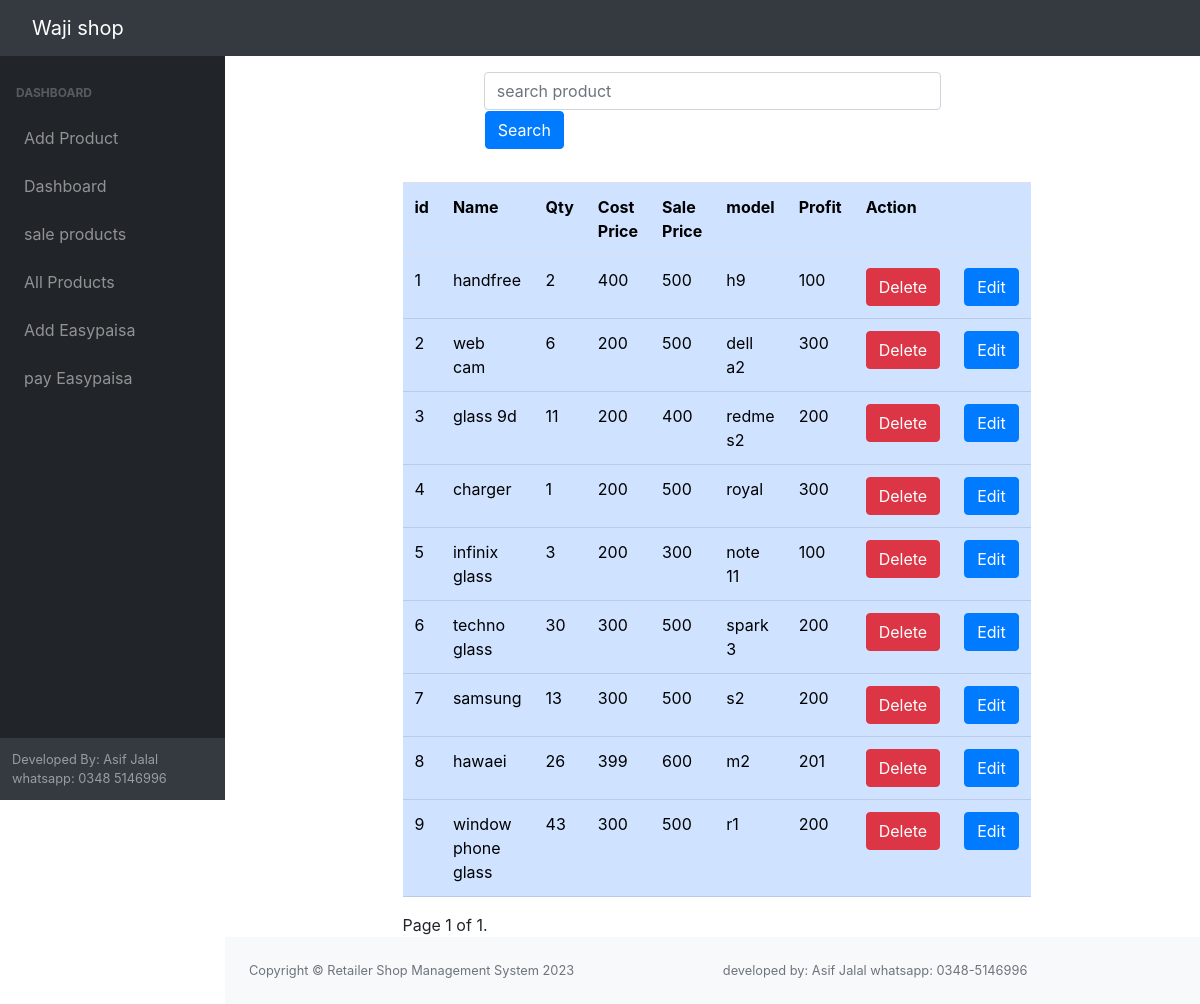
The app's page /productList/ with its own data.
### home/models.py (models this page shows, shortened)
class Product(models.Model):
    name=models.CharField(max_length=100)
    costprice=models.IntegerField()
    saleprice=models.IntegerField()
    qty=models.IntegerField(default=1)
    prod_model=models.CharField(max_length=50, null=True)
    profit=models.IntegerField(default=0)
    countsoldProduct=models.IntegerField(default=0)

### home/views.py (the view)
# urls.py: path('productList/', ListProductView.as_view(),name='productlist'),
class ListProductView(ListView):
    model=Product
    context_object_name='products'
    paginate_by=10
    fields=['name', 'qty','costprice','saleprice','prod_model']

### home/templates/home/product_list.html (shortened to what this page needs)
{%extends 'home/base.html'%}
{%block content%}
<div class="container">
    <div class="row">
        <div class="col-sm-3">
        </div>
        <div class="col-sm-6">
            <p class="text-center">
            <form action="{%url 'searchproduct'%}" method="get">
                <table class="">
                    <tr>
                        <input type="text" list="productlist" placeholder="search product" name="name" class="form-control mt-3">
                        <td><p class="text-center"><button type="submit" class="btn btn-primary">Search</button></p></td>
                    </tr>
                </table>
            </form>
            </p>
        </div>
        <div class="col-sm-3">
        </div>
    </div>
    <div class="row">
        <div class="col-sm-2">
        </div>
        <div class="col-sm-8">
            <table class="table table-primary" style="overflow: hidden;">
                <tr>
                    <th>id</th>
                    <th>Name</th>
                    <th>Qty</th>
                    <th>Cost Price</th>
                    <th>Sale Price</th>
                    <th>model</th>
                    <th>Profit</th>
                    <th colspan="2">Action</th>
                </tr>
                {%for product in products%}
                <tr>
                    <td>{{product.id}}</td>
                    <td>{{product.name}}</td>
                    <td>{{product.qty}}</td>
                    <td>{{product.costprice}}</td>
                    <td>{{product.saleprice}}</td>
                    <td>{{product.prod_model}}</td>
                    <td>{{product.profit}}</td>
                    <td><a href="{%url 'deleteproduct' product.id %}" class="btn btn-danger">Delete</a></td>
                    <td><a href="{%url 'updateproduct' product.id%}" class="btn btn-primary">Edit</a></td>
                </tr>
                {%endfor%}
            </table>
            <div class="pagination">
                <span class="step-links">
                    <span class="current">
                        Page {{ page_obj.number }} of {{ page_obj.paginator.num_pages }}.
                    </span>
                </span>
            </div>
        </div>
        <div class="col-sm-2"></div>
    </div>
</div>
{%endblock%}

### records on screen
Product: id "1", name "handfree", qty "2", costprice "400", saleprice "500", prod_model "h9", profit "100"
Product: id "2", name "web cam", qty "6", costprice "200", saleprice "500", prod_model "dell a2", profit "300"
Product: id "3", name "glass 9d", qty "11", costprice "200", saleprice "400", prod_model "redme s2", profit "200"
Product: id "4", name "charger", qty "1", costprice "200", saleprice "500", prod_model "royal", profit "300"
Product: id "5", name "infinix glass", qty "3", costprice "200", saleprice "300", prod_model "note 11", profit "100"
Product: id "6", name "techno glass", qty "30", costprice "300", saleprice "500", prod_model "spark 3", profit "200"
Product: id "7", name "samsung", qty "13", costprice "300", saleprice "500", prod_model "s2", profit "200"
Product: id "8", name "hawaei", qty "26", costprice "399", saleprice "600", prod_model "m2", profit "201"
Product: id "9", name "window phone glass", qty "43", costprice "300", saleprice "500", prod_model "r1", profit "200"

### other values on screen
{{ page_obj.number }} "1"
{{ page_obj.paginator.num_pages }} "1"
